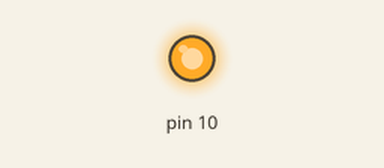
Bench run of a sketch on a simulated Arduino Uno, built with avr-gcc and run on an emulated ATmega328P. Shown: output pins drawn as LEDs (lit = HIGH).

Above: at 5.0 s.
At 15.0 s:
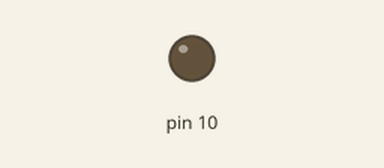
Timing chart, 0 to 26.0 s (numbered marks = the images above):
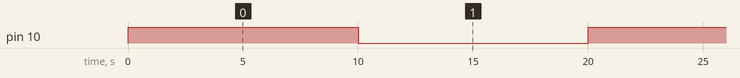

Measured:
- by itself, pin 10: alternates HIGH for 10.0 s and LOW for 10.0 s

The sketch:

basico.ino
```cpp
void setup () {
  // pinmode -> informa se um dos pinos vai enviar corrente elétrica ao circuito ou se vai receber corrente elétrica do circuito

  // pino que estamos usando na instrução e estado
  // Vai enviar
  pinMode(10, OUTPUT) ;

}

void loop () {

  // digitalWrite liga e desliga pino do arduino

  digitalWrite(10, HIGH);
  // Pausa

  delay(10000);
  digitalWrite(10, LOW);

   delay(10000);

}
```
